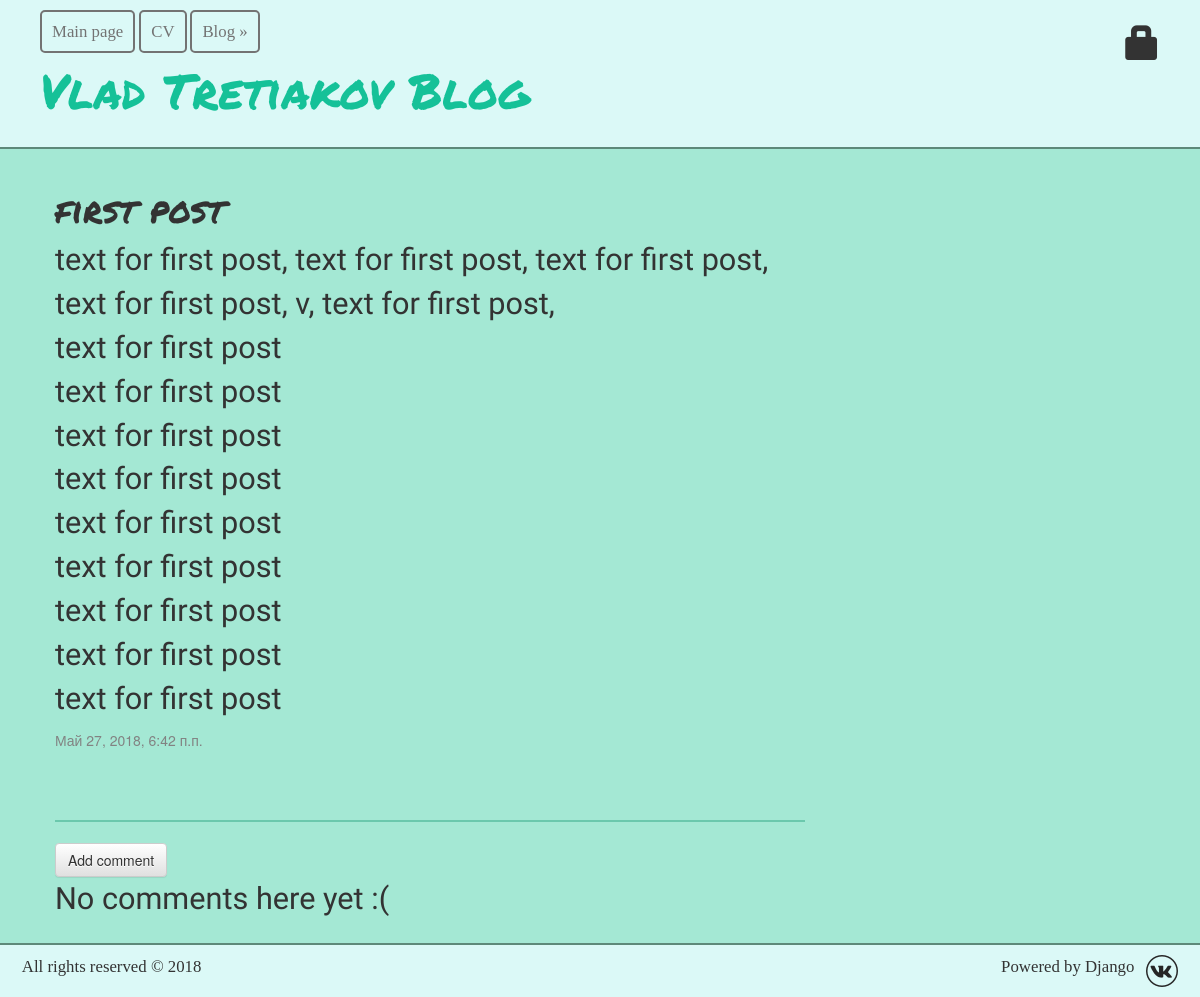
The page /blog/post/1/ on the database as committed earlier.
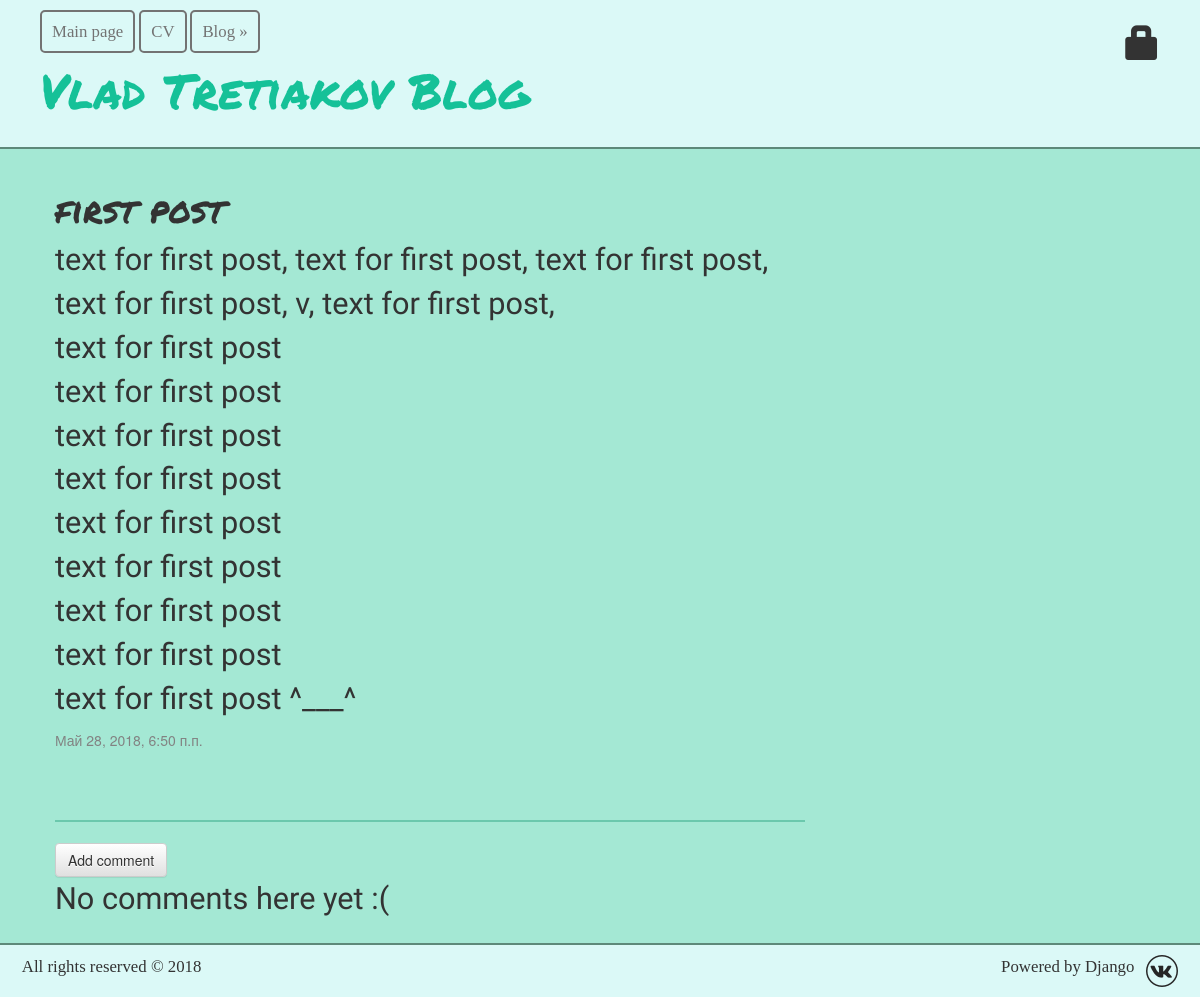
The same page on the database as committed later.
### blog/models.py (models this page shows, shortened)
class Post(models.Model):
    author = models.ForeignKey('auth.User', on_delete=models.CASCADE)
    title = models.CharField(max_length=200)
    text = models.TextField()
    created_date = models.DateTimeField(
            default=timezone.now)
    published_date = models.DateTimeField(
            blank=True, null=True)

### blog/views.py (the view)
# urls.py: url(r'^post/(?P<pk>[0-9]+)/$', views.post_detail, name='post_detail'),
def post_detail(request, pk):
    post = get_object_or_404(Post, pk=pk)
    return render(request, 'blog/post_detail.html', {'post': post})

### blog/templates/blog/post_detail.html (shortened to what this page needs)
{% extends 'blog/base.html' %}
{% block content %}
    <div class="post">
        <h1>{{ post.title }}</h1>
        <p>{{ post.text|linebreaksbr }}</p>
        {% if post.published_date %}
            <div class="date">
                {{ post.published_date }}
            </div>
        {% else %}
        <a class="btn btn-default" href="{% url 'post_publish' pk=post.pk %}"><span class="glyphicon glyphicon-bullhorn"></span></a>
        {% endif %}
    </div>
<hr>
<a class="btn btn-default" href="{% url 'add_comment_to_post' pk=post.pk %}">Add comment</a>
{% for comment in post.comments.all %}
    {% if user.is_authenticated or comment.approved_comment %}
    <div class="comment">
        <div class="date">
            {{ comment.created_date }}
            {% if not comment.approved_comment %}
                <a class="btn btn-default" href="{% url 'comment_remove' pk=comment.pk %}"><span class="glyphicon glyphicon-remove"></span></a>
                <a class="btn btn-default" href="{% url 'comment_approve' pk=comment.pk %}"><span class="glyphicon glyphicon-ok"></span></a>
            {% endif %}
        </div>
        <strong>{{ comment.author }}</strong>
        <p>{{ comment.text|linebreaks }}</p>
    </div>
    {% endif %}
{% empty %}
    <p>No comments here yet :(</p>
{% endfor %}
{% endblock %}

Rows that differ between the two databases and show on the page:
changed Post "first post": text "…text for first post" → "…text for first post ^___^"; published_date "Май 27, 2018, 6:42 п.п." → "Май 28, 2018, 6:50 п.п."
